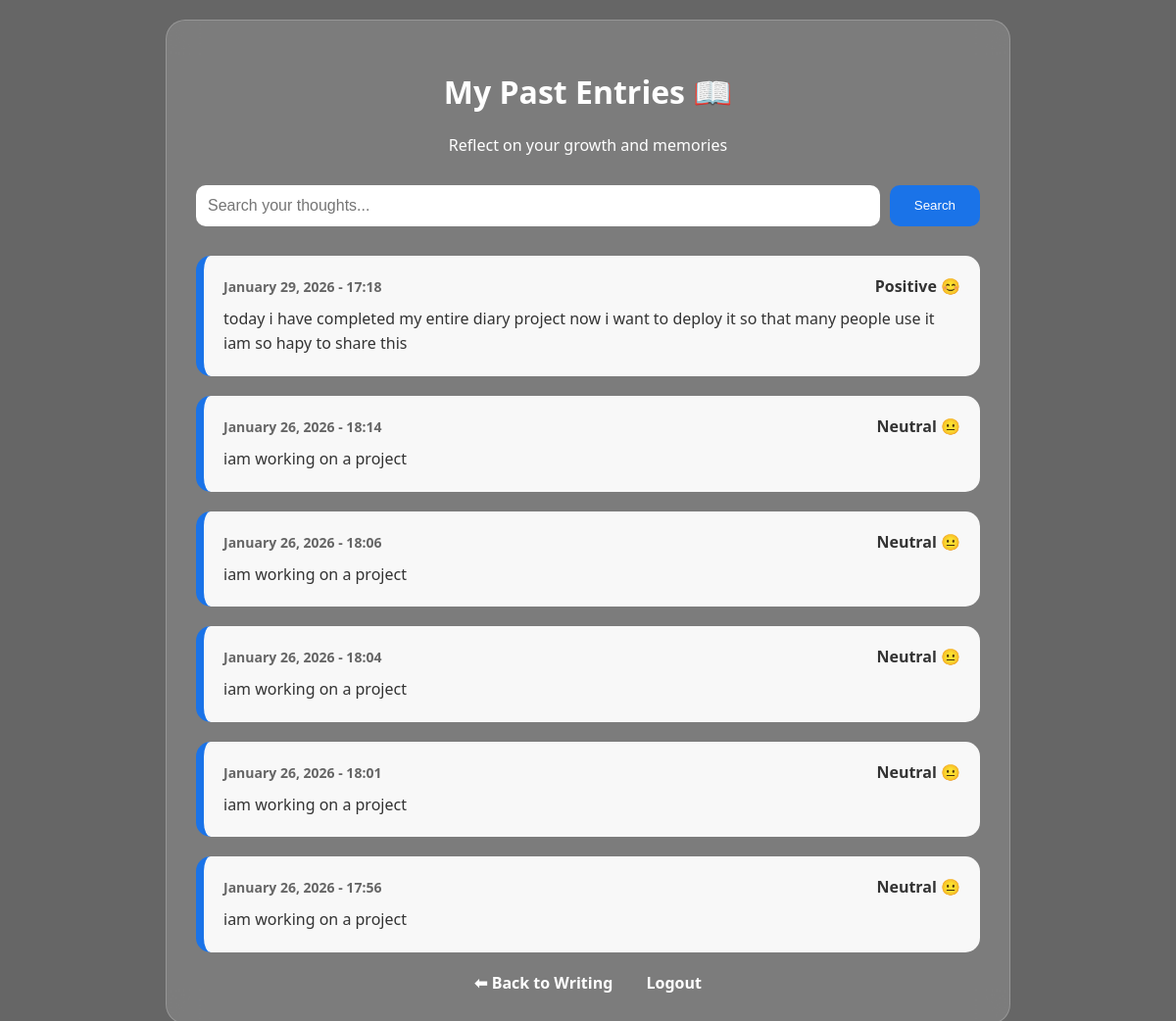
Screenshot of /diary/history/ (signed in) with the database file from the repository.
### diary/models.py (models this page shows, shortened)
class DiaryEntry(models.Model):
    user = models.ForeignKey(User, on_delete=models.CASCADE, null=True, blank=True)
    content=models.TextField()
    date_created=models.DateTimeField(auto_now_add=True)
    sentiment=models.CharField(max_length=50,blank=True,null=True)

### diary/views.py (the view)
# urls.py: path('history/', views.history_view, name='history'),
@login_required(login_url='login')
def history_view(request):
    query = request.GET.get('q') # Get the search word from the URL
    if query:
        history = DiaryEntry.objects.filter(user=request.user, content__icontains=query).order_by('-date_created')
    else:
        history = DiaryEntry.objects.filter(user=request.user).order_by('-date_created')
    return render(request, 'diary/history.html', {'history': history, 'query': query})

### diary/templates/diary/history.html (shortened to what this page needs)
<!doctype html>
<html>
  <head>
  </head>
  <body>
    <div class="container">
      <div class="header-box">
        <h1>My Past Entries 📖</h1>
        <p>Reflect on your growth and memories</p>
      </div>
      <form method="GET" class="search-form">
        <input
          type="text"
          name="q"
          class="search-input"
          placeholder="Search your thoughts..."
          value="{{ query|default:'' }}"
        />
        <button type="submit" class="search-btn">Search</button>
      </form>
      {% for entry in history %}
      <div class="entry-card">
        <span class="date">{{ entry.date_created|date:"F d, Y - H:i" }}</span>
        <span class="sentiment">{{ entry.sentiment }}</span>
        <div class="content">{{ entry.content }}</div>
      </div>
      {% empty %}
      <p style="text-align: center">No entries found. Start writing today!</p>
      {% endfor %}
      <div class="nav-links">
        <a href="{% url 'index' %}">⬅ Back to Writing</a>
        <a href="{% url 'logout' %}">Logout</a>
      </div>
    </div>
  </body>
</html>

### diary/templates/diary/history.html (style rules this page uses)
body { font-family: "Segoe UI", sans-serif; margin: 0; background: linear-gradient(rgba(0, 0, 0, 0.6), rgba(0, 0, 0, 0.6)), url("https://images.unsplash.com/photo-1506466010722-395aa2bef877?auto=format&fit=crop&w=1920&q=80"); background-size: cover; background-attachment: fixed; color: white; display: flex; flex-direction: column; align-items: center; min-height: 100vh; padding: 20px; }
.container { width: 90%; max-width: 800px; background: rgba(255, 255, 255, 0.15); backdrop-filter: blur(15px); padding: 30px; border-radius: 20px; border: 1px solid rgba(255, 255, 255, 0.2); }
.header-box { text-align: center; margin-bottom: 30px; }
.search-form { display: flex; gap: 10px; margin-bottom: 30px; }
.search-input { flex: 1; padding: 12px; border-radius: 10px; border: none; outline: none; font-size: 16px; }
.search-btn { background: #1a73e8; color: white; border: none; padding: 12px 25px; border-radius: 10px; cursor: pointer; transition: 0.3s; }
.entry-card { background: rgba(255, 255, 255, 0.95); color: #333; margin-bottom: 20px; padding: 20px; border-radius: 15px; border-left: 8px solid #1a73e8; transition: transform 0.2s; }
.date { font-weight: bold; color: #666; font-size: 14px; }
.sentiment { float: right; font-weight: bold; }
.content { margin-top: 10px; line-height: 1.6; }
.nav-links { margin-top: 20px; text-align: center; }
.nav-links a { color: #fff; text-decoration: none; margin: 0 15px; font-weight: bold; }

### rows the page displays
DiaryEntry: date_created "January 29, 2026 - 17:18", sentiment "Positive 😊", content "today i have completed my entire diary project now i want to deploy it so that many people use it iam so hapy to share this"
DiaryEntry: date_created "January 26, 2026 - 18:14", sentiment "Neutral 😐", content "iam working on a project"
DiaryEntry: date_created "January 26, 2026 - 18:06", sentiment "Neutral 😐", content "iam working on a project"
DiaryEntry: date_created "January 26, 2026 - 18:04", sentiment "Neutral 😐", content "iam working on a project"
DiaryEntry: date_created "January 26, 2026 - 18:01", sentiment "Neutral 😐", content "iam working on a project"
DiaryEntry: date_created "January 26, 2026 - 17:56", sentiment "Neutral 😐", content "iam working on a project"
